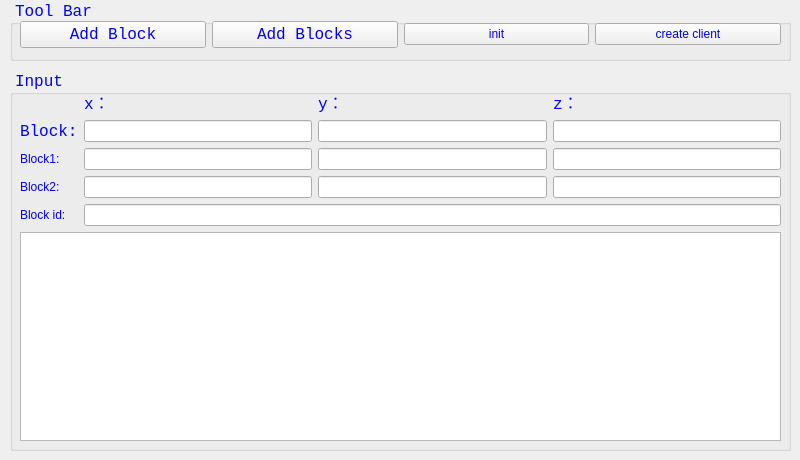
    <widget class="QWidget" name="tab_5">
     <attribute name="title">
      <string>mcpi coder</string>
     </attribute>
     <widget class="QGroupBox" name="groupBox_7">
      <property name="geometry">
       <rect>
        <x>10</x>
        <y>0</y>
        <width>781</width>
        <height>61</height>
       </rect>
      </property>
      <property name="font">
       <font>
        <family>Consolas</family>
        <pointsize>12</pointsize>
        <weight>50</weight>
        <italic>false</italic>
        <bold>false</bold>
       </font>
      </property>
      <property name="styleSheet">
       <string notr="true">color:blue;
font: 12pt &quot;Consolas&quot;;</string>
      </property>
      <property name="title">
       <string>Tool Bar</string>
      </property>
      <widget class="QWidget" name="horizontalLayoutWidget">
       <property name="geometry">
        <rect>
         <x>10</x>
         <y>20</y>
         <width>761</width>
         <height>29</height>
        </rect>
       </property>
       <layout class="QHBoxLayout" name="horizontalLayout_2">
        <item>
         <widget class="QPushButton" name="pushButton_5">
          <property name="font">
           <font>
            <family>Consolas</family>
            <pointsize>12</pointsize>
            <weight>50</weight>
            <italic>false</italic>
            <bold>false</bold>
           </font>
          </property>
          <property name="text">
           <string>Add Block</string>
          </property>
         </widget>
        </item>
        <item>
         <widget class="QPushButton" name="pushButton_4">
          <property name="font">
           <font>
            <family>Consolas</family>
            <pointsize>12</pointsize>
            <weight>50</weight>
            <italic>false</italic>
            <bold>false</bold>
           </font>
          </property>
          <property name="styleSheet">
           <string notr="true">color:blue</string>
          </property>
          <property name="text">
           <string>Add Blocks</string>
          </property>
         </widget>
        </item>
        <item>
         <widget class="QPushButton" name="pushButton_6">
          <property name="text">
           <string>init</string>
          </property>
         </widget>
        </item>
        <item>
         <widget class="QPushButton" name="pushButton_7">
          <property name="text">
           <string>create client</string>
          </property>
         </widget>
        </item>
       </layout>
      </widget>
     </widget>
     <widget class="QGroupBox" name="groupBox_8">
      <property name="geometry">
       <rect>
        <x>10</x>
        <y>70</y>
        <width>781</width>
        <height>381</height>
       </rect>
      </property>
      <property name="font">
       <font>
        <family>Consolas</family>
        <pointsize>12</pointsize>
        <weight>50</weight>
        <italic>false</italic>
        <bold>false</bold>
       </font>
      </property>
      <property name="styleSheet">
       <string notr="true">color:blue;
font: 12pt &quot;Consolas&quot;;</string>
      </property>
      <property name="title">
       <string>Input</string>
      </property>
      <widget class="QWidget" name="gridLayoutWidget_2">
       <property name="geometry">
        <rect>
         <x>10</x>
         <y>20</y>
         <width>761</width>
         <height>351</height>
        </rect>
       </property>
       <layout class="QGridLayout" name="gridLayout_2">
        <item row="2" column="0">
         <widget class="QLabel" name="label_8">
          <property name="font">
           <font>
            <family>Consolas</family>
            <pointsize>12</pointsize>
            <weight>50</weight>
            <italic>false</italic>
            <bold>false</bold>
           </font>
          </property>
          <property name="text">
           <string>Block:</string>
          </property>
         </widget>
        </item>
        <item row="1" column="3">
         <widget class="QLabel" name="label_14">
          <property name="font">
           <font>
            <family>Consolas</family>
            <pointsize>12</pointsize>
            <weight>50</weight>
            <italic>false</italic>
            <bold>false</bold>
           </font>
          </property>
          <property name="text">
           <string>z：</string>
          </property>
         </widget>
        </item>
        <item row="2" column="1">
         <widget class="QLineEdit" name="lineEdit_4"/>
        </item>
        <item row="5" column="2">
         <widget class="QLineEdit" name="lineEdit_10"/>
        </item>
        <item row="5" column="0">
         <widget class="QLabel" name="label_10">
          <property name="text">
           <string>Block2:</string>
          </property>
         </widget>
        </item>
        <item row="1" column="2">
         <widget class="QLabel" name="label_13">
          <property name="font">
           <font>
            <family>Consolas</family>
            <pointsize>12</pointsize>
            <weight>50</weight>
            <italic>false</italic>
            <bold>false</bold>
           </font>
          </property>
          <property name="text">
           <string>y：</string>
          </property>
         </widget>
        </item>
        <item row="7" column="0">
         <widget class="QLabel" name="label_11">
          <property name="text">
           <string>Block id:</string>
          </property>
         </widget>
        </item>
        <item row="1" column="1">
         <widget class="QLabel" name="label_12">
          <property name="font">
           <font>
            <family>Consolas</family>
            <pointsize>12</pointsize>
            <weight>50</weight>
            <italic>false</italic>
            <bold>false</bold>
           </font>
          </property>
          <property name="text">
           <string>x：</string>
          </property>
         </widget>
        </item>
        <item row="2" column="3">
         <widget class="QLineEdit" name="lineEdit_6"/>
        </item>
        <item row="3" column="0">
         <widget class="QLabel" name="label_9">
          <property name="text">
           <string>Block1:</string>
          </property>
         </widget>
        </item>
        <item row="5" column="1">
         <widget class="QLineEdit" name="lineEdit_9"/>
        </item>
        <item row="5" column="3">
         <widget class="QLineEdit" name="lineEdit_12"/>
        </item>
        <item row="3" column="1">
         <widget class="QLineEdit" name="lineEdit_7"/>
        </item>
        <item row="3" column="2">
         <widget class="QLineEdit" name="lineEdit_8"/>
        </item>
        <item row="2" column="2">
         <widget class="QLineEdit" name="lineEdit_5"/>
        </item>
        <item row="3" column="3">
         <widget class="QLineEdit" name="lineEdit_11"/>
        </item>
        <item row="7" column="1" colspan="3">
         <widget class="QLineEdit" name="lineEdit_13"/>
        </item>
        <item row="8" column="0" colspan="4">
         <widget class="QTextEdit" name="textEdit"/>
        </item>
       </layout>
      </widget>
     </widget>
    </widget>
